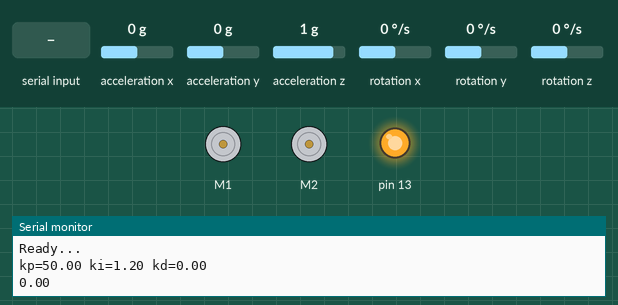
Recording of a sketch running on a simulated Arduino Uno, built with avr-gcc and run on an emulated ATmega328P. Shown: 2 × DC motor (green arrow = forward, orange = backward, longer = faster), output pins drawn as LEDs (lit = HIGH), the last lines printed to the serial monitor. The test bench sets the inputs (shaded band); at power-on: acceleration x 0 g, acceleration y 0 g, acceleration z 1 g, rotation x 0 °/s, rotation y 0 °/s, rotation z 0 °/s.

Above: at 5.0 s.
5.1 s: acceleration x set to -1.4 g
At 5.7 s:
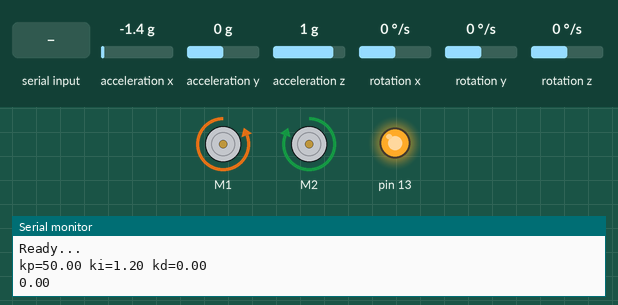
6.6 s: acceleration x set to 0 g
At 7.8 s:
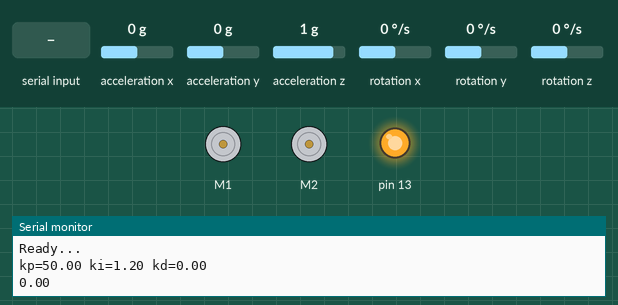
8.1 s: acceleration x set to 0.8 g
At 9.2 s:
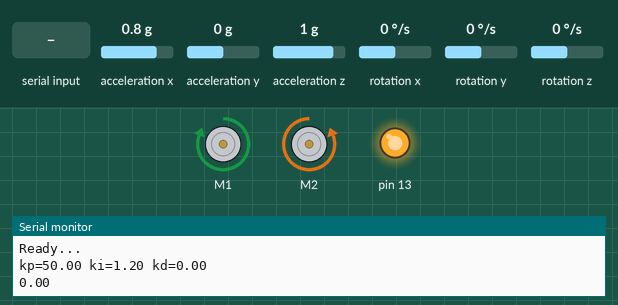
9.6 s: acceleration x set to -0.8 g
At 10.6 s:
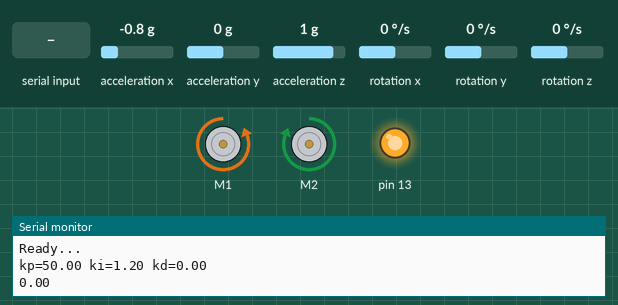
11.1 s: "p90\n" received over Serial
12.6 s: acceleration x set to 0.1 g
At 13.8 s:
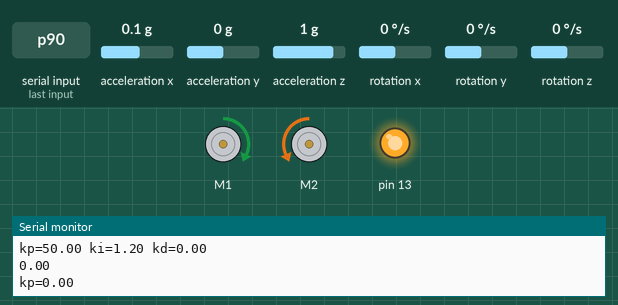
Timing chart, 0 to 15.1 s (numbered marks = the images above; inputs shaded):
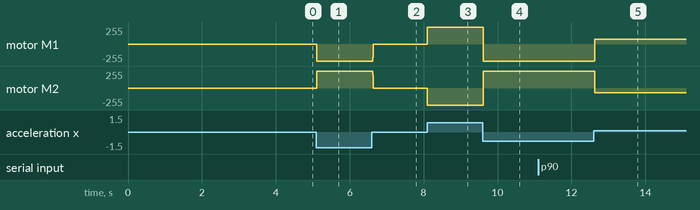

The sketch:

balance-two-wheels.ino
```cpp
#include "MeMCore.h"
MeDCMotor motor1(M1);
MeDCMotor motor2(M2);

#include <Wire.h>
MeGyro gyro;

//宣告PID控制的各個參數，各個參數的最佳數值必須視車體情況而定，不同的車體會有所不同，電力的大小也會有影響
float kp = 50;
float ki = 1.2;
float kd = 0.0;

char select_k;

//list number的大小會決定取平均的樣本數，越多則越準，但也會花掉更多計算時間
const int angle_list_number = 5;
const int error_list_number = 10;

//設定馬達初速為0
int speed = 0;

//宣告進行角度計算與PID控制會用到的一些參數
float time, time_pre, time_step;
float gyro_angle = 0;
float acce_angle = 0;
float angle_list[angle_list_number];
float pre_error = 0;
float error_list[error_list_number];
float diff_error = 0;
float offset = 0;

void setup()
{
  for (int i = 0; i < angle_list_number; i++)
    angle_list[i] = 0.0;
  for (int i = 0; i < error_list_number; i++)
    error_list[i] = 0.0;
  pinMode(13, OUTPUT);

  Serial.begin(115200);
  Serial.println("Start!!!");

  gyro.begin();

  time = millis();
  for (int i = 0; i < 5; i++)
  {
    Serial.println("Ready...");
    delay(200);
  }
  int time2 = millis();

  //待機兩秒後，取得一個初始位置的角度，這個位置將會是平衡車目標的平衡位置
  while ((millis() - time2) < 2000)
    get_angle();
  Serial.print("kp=");
  Serial.print(kp);
  Serial.print(" ki=");
  Serial.print(ki);
  Serial.print(" kd=");
  Serial.println(kd);
  offset = get_angle();
//  offset = 2.08;
  Serial.println(offset);
  digitalWrite(13, HIGH);
}

void loop()
{
  if (Serial.available()) {
    motor1.stop();
    motor2.stop();
    select_k = Serial.read();
    if (select_k == 'p' || select_k == 'i' || select_k == 'd') {
      Serial.read();
      while (!(Serial.available())) {
      }
      if (select_k == 'p') {
        kp = Serial.parseFloat();
        Serial.print("kp=");
        Serial.println(kp);
      } else if (select_k == 'i') {
        ki = Serial.parseFloat();
        Serial.print("ki=");
        Serial.println(ki);
      } else if (select_k == 'd') {
        kd = Serial.parseFloat();
        Serial.print("kd=");
        Serial.println(kd);
      }
      Serial.read();
    }
  } else {
    //主迴圈會一直去讀取現在角度與目標角度的誤差，並透過PID控制來回傳修正動作給馬達
    float error = get_angle();
    float feedback = PID_feedback(error);
    //  Serial.  rintln(feedback);
    if (abs(error) > 60)
      //當傾斜角度過大時，會視為倒掉，此時將會停機並等待重啟
    {
      while (true)
      {
        motor1.stop();
        motor2.stop();
        Serial.println("Stop!!!");
      }
    } else {
      balance(feedback);
    }
  }
}

//平衡函式將會根據PID算出的回饋數值，呼叫馬達做出相對應的修正動作
void balance(float feedback)
{
  speed = int(feedback);
  if (speed < 50 && speed > 0) {
    speed = 50;
  } else if (speed < 0 && speed > -50) {
    speed = -50;
  }
  if (speed > 255) {
    speed = 255;
  } else if (speed < -255) {
    speed = -255;
  }
  motor1.run(-speed); /* value: between -255 and 255. */
  motor2.run(speed); /* value: between -255 and 255. */

}

//讀取角度的函式會透過計時器累加的部份，將IMU讀到的角速度離散積分成角度，同時會做平均取值並輔以complimentary filter的方式來將精確的角度數值計算出來
float get_angle()
{
  time_pre = time;
  time = millis();
  time_step = (time - time_pre) / 1000;

  gyro.update();

  for (int i = 0; i < angle_list_number - 1; i++)
    angle_list[i] = angle_list[i + 1];
  angle_list[angle_list_number - 1] = gyro.getAngleY();
  float mean_angle;
  mean_angle = 0.0;
  for (int i = 0; i < angle_list_number; i++)
    mean_angle += angle_list[i];
  mean_angle /= 5;
  mean_angle -= offset;
  return mean_angle;

}

//PID回饋的函式會將錯誤進行一連串的計算，並根據開頭我們設定的三個係數來做出適當的回饋
float PID_feedback(float error)
{
  for (int i = 0; i < error_list_number - 1; i++)
    error_list[i] = error_list[i + 1];
  error_list[error_list_number - 1] = error;

  float sum_error = 0;
  for (int i = 0; i < error_list_number; i++)
    sum_error += error_list[i];
  diff_error = error - pre_error;
  pre_error = error;
  float p_term = kp * error;
  float i_term = ki * sum_error;
  float d_term = kd * diff_error;
  float feedback = p_term + i_term + d_term;
  if (feedback >= 255)
    feedback = 255;
  else if (feedback <= -255)
    feedback = -255;

  //跟前面一樣，把以下程式碼的註解拿掉的話可以從Serial讀出實際得出的回饋
  // Serial.print("P_term: ");
  // Serial.print(p_term);
  // Serial.print("\tI_term: ");
  // Serial.print(i_term);
  // Serial.print("\tD_term: ");
  // Serial.print(d_term);
  // Serial.print("\tError: ");
  // Serial.print(error);
  // Serial.print("\tFeedback: ");
  // Serial.println(feedback);
  return feedback;
}
```

Measured:
- after the input at 5.1 s, motor M1: stopped → backward 255/255 at once; motor M2: stopped → forward 255/255 at once
- after the input at 6.6 s, motor M1: backward 255/255 → stopped at once; motor M2: forward 255/255 → stopped at once
- after the input at 8.1 s, motor M1: stopped → forward 255/255 at once; motor M2: stopped → backward 255/255 at once
- after the input at 9.6 s, motor M1: forward 255/255 → backward 255/255 at once; motor M2: backward 255/255 → forward 255/255 at once
- after the input at 12.6 s, motor M1: backward 255/255 → forward 68/255 at once; motor M2: forward 255/255 → backward 68/255 at once
